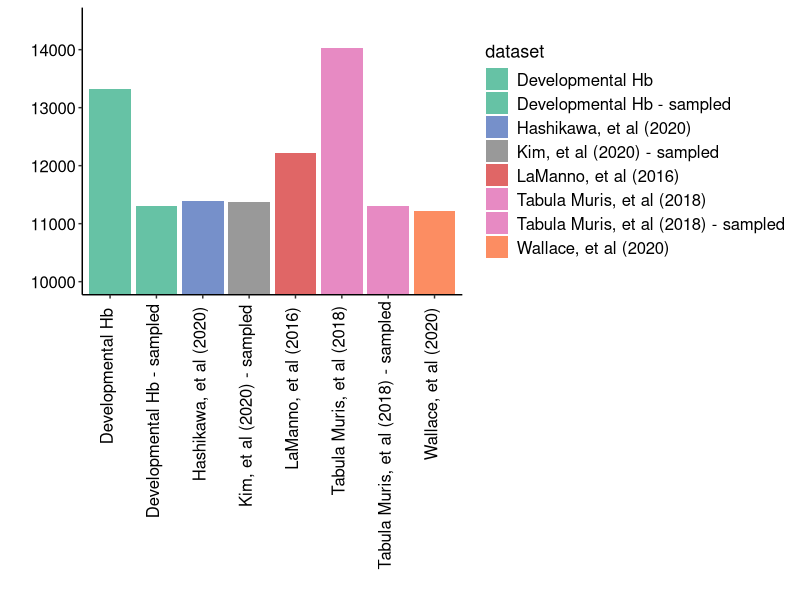

This chart was generated by the following R code: (Note: this script raises an error after producing the figure.)
library(ggplot2)

genes_used <- data.frame(c("Developmental Hb", "Developmental Hb - sampled", "Hashikawa, et al (2020)", "Wallace, et al (2020)", "Tabula Muris, et al (2018)",
                        "Tabula Muris, et al (2018) - sampled", "Kim, et al (2020) - sampled", "LaManno, et al (2016)"), 
                      c(13330, 11304, 11392, 11216, 14033, 11304, 11381, 12214)) 
colnames(genes_used) <- c("dataset", "genes")

ggplot(genes_used, aes(y=genes, x=dataset, fill=dataset)) + geom_bar(position="dodge", stat="identity") +
  theme(axis.text.x = element_text(angle=90, hjust=0.95,vjust=0.2, color="black", size=12),
        axis.text.y = element_text(color="black", size=12),
        axis.title = element_text(size=14),
        panel.grid.major = element_blank(), panel.grid.minor = element_blank(),
        panel.background = element_blank(), axis.line = element_line(colour = "black"),
        strip.text = element_text(face="bold", size=14),
        legend.text = element_text(size=12, color="black"),
        legend.title = element_text(size=13, color="black")) + xlab("") + ylab("") + coord_cartesian(ylim=c(10000, 14500)) +
  scale_fill_manual(values = c("#66c2a5", "#66c2a5", "#7690ca", "#999999", "#e06666", "#e78ac3", "#e78ac3", "#fc8d62")) +
  ggsave("figures/GWAS/GenesInMAGMA.pdf")


#no kim and lamanno
genes_used <- data.frame(c("Developmental Hb", "Developmental Hb - sampled", "Hashikawa, et al (2020)", "Wallace, et al (2020)", "Tabula Muris, et al (2018)",
                           "Tabula Muris, et al (2018) - sampled"), 
                         c(13330, 11304, 11392, 11216, 14033, 11304)) 
colnames(genes_used) <- c("dataset", "genes")

ggplot(genes_used, aes(y=genes, x=dataset, fill=dataset)) + geom_bar(position="dodge", stat="identity") +
  theme(axis.text.x = element_text(angle=90, hjust=0.95,vjust=0.2, color="black", size=12),
        axis.text.y = element_text(color="black", size=12),
        axis.title = element_text(size=14),
        panel.grid.major = element_blank(), panel.grid.minor = element_blank(),
        panel.background = element_blank(), axis.line = element_line(colour = "black"),
        strip.text = element_text(face="bold", size=14),
        legend.text = element_text(size=12, color="black"),
        legend.title = element_text(size=13, color="black")) + xlab("") + ylab("") + coord_cartesian(ylim=c(10000, 14500)) +
  scale_fill_manual(values = c("#66c2a5", "#66c2a5", "#7690ca", "#e78ac3", "#e78ac3", "#fc8d62")) +
  ggsave("figures/GWAS/GenesInMAGMA-noKimManno.pdf")
